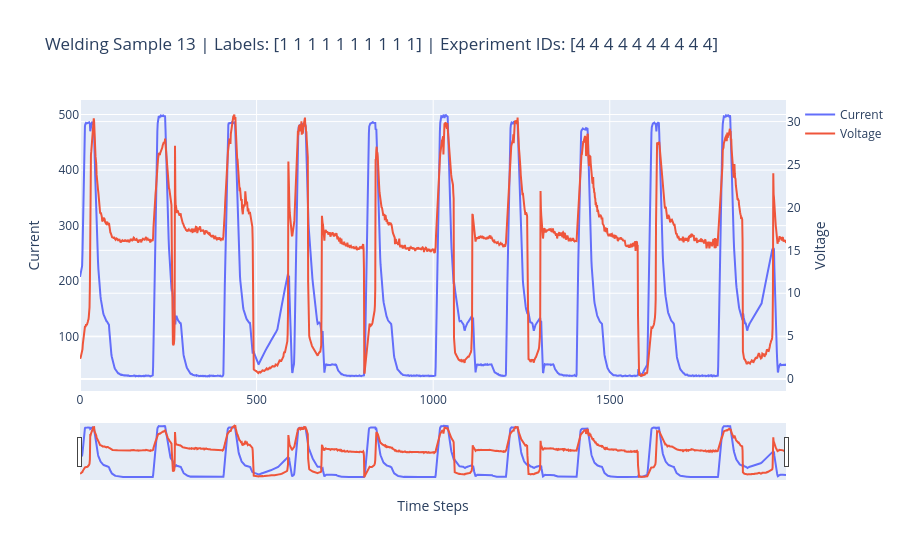

Notebook code cell kept with this figure:
### Markdown cell above
## Exercise 2.4: Interactive Time-Series Visualization with Plotly

In this exercise, we'll create enhanced interactive visualizations of welding samples using Plotly. These interactive plots will provide more advanced exploration capabilities for analyzing the time-series patterns.

1. Create interactive plots with dual y-axes for voltage and current
2. Implement time-based range sliders for detailed exploration
3. Add unified tooltips for precise data reading
4. Display quality metrics in the plot title
5. Save interactive visualizations as HTML for sharing

### Code cell
def create_plotly_plot(data: np.ndarray, labels: np.ndarray, exp_ids: np.ndarray = None) -> go.Figure:
    """
    Create an interactive Plotly visualization of a random welding sample.

    Args:
        data (np.ndarray): Array containing voltage and current data
        labels (np.ndarray): Array containing class labels
        exp_ids (np.ndarray, optional): Array containing experiment IDs. Defaults to None.

    Returns:
        plotly.graph_objects.Figure: Interactive Plotly figure object
    """

    # Select a random welding sample
    sample_idx = np.random.randint(0, len(data))
    sample = data[sample_idx]

    # Extract current and voltage measurements
    current = sample[..., 0].reshape(-1)
    voltage = sample[..., 1].reshape(-1)

    # Create time steps
    time = np.arange(len(current))

    # Create Plotly figure
    fig = go.Figure()

    # Add current signal
    fig.add_trace(go.Scatter(
        x=time,
        y=current,
        mode="lines",
        name="Current",
        yaxis="y1"
    ))

    # Add voltage signal
    fig.add_trace(go.Scatter(
        x=time,
        y=voltage,
        mode="lines",
        name="Voltage",
        yaxis="y2"
    ))

    # Set title
    title = f"Welding Sample {sample_idx}"

    title += f" | Labels: {labels[sample_idx]}"

    if exp_ids is not None:
        title += f" | Experiment IDs: {exp_ids[sample_idx]}"

    # Configure layout
    fig.update_layout(
        title=title,
        xaxis=dict(
            title="Time Steps",
            rangeslider=dict(visible=True)
        ),
        yaxis=dict(
            title="Current"
        ),
        yaxis2=dict(
            title="Voltage",
            overlaying="y",
            side="right"
        ),
        hovermode="x unified"
    )

    return fig


fig = create_plotly_plot(data, labels, exp_ids)
save_plotly_figure_as_html(fig, plot_path / "welding_samples")
fig.show()

### Figure 1 — Plotly figure (JSON) as saved in the notebook; plotly's stock layout.template omitted (floating-point values rounded to 4 significant figures; data arrays with more than 128 entries replaced by an {"elided": "..."} marker saying what was removed)
{"data": [{"mode": "lines", "name": "Current", "type": "scatter", "x": {"elided": "2000 int values"}, "y": {"elided": "2000 float values"}, "yaxis": "y"}, {"mode": "lines", "name": "Voltage", "type": "scatter", "x": {"elided": "2000 int values"}, "y": {"elided": "2000 float values"}, "yaxis": "y2"}], "layout": {"hovermode": "x unified", "title": {"text": "Welding Sample 13 | Labels: [1 1 1 1 1 1 1 1 1 1] | Experiment IDs: [4 4 4 4 4 4 4 4 4 4]"}, "xaxis": {"rangeslider": {"visible": true}, "title": {"text": "Time Steps"}}, "yaxis": {"title": {"text": "Current"}}, "yaxis2": {"overlaying": "y", "side": "right", "title": {"text": "Voltage"}}}}
